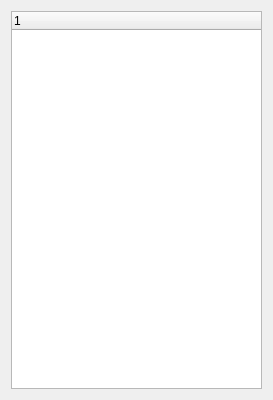
<?xml version="1.0" encoding="UTF-8"?>
<ui version="4.0">
 <class>DockableElementsManagerWidgetClass</class>
 <widget class="QDockWidget" name="DockableElementsManagerWidgetClass">
  <property name="geometry">
   <rect>
    <x>0</x>
    <y>0</y>
    <width>273</width>
    <height>400</height>
   </rect>
  </property>
  <property name="windowTitle">
   <string>Elements Manager</string>
  </property>
  <widget class="QWidget" name="contents">
   <layout class="QHBoxLayout" name="horizontalLayout">
    <item>
     <widget class="QTreeWidget" name="treeElements"/>
    </item>
   </layout>
  </widget>
 </widget>
 <layoutdefault spacing="6" margin="11"/>
 <resources/>
 <connections/>
</ui>
